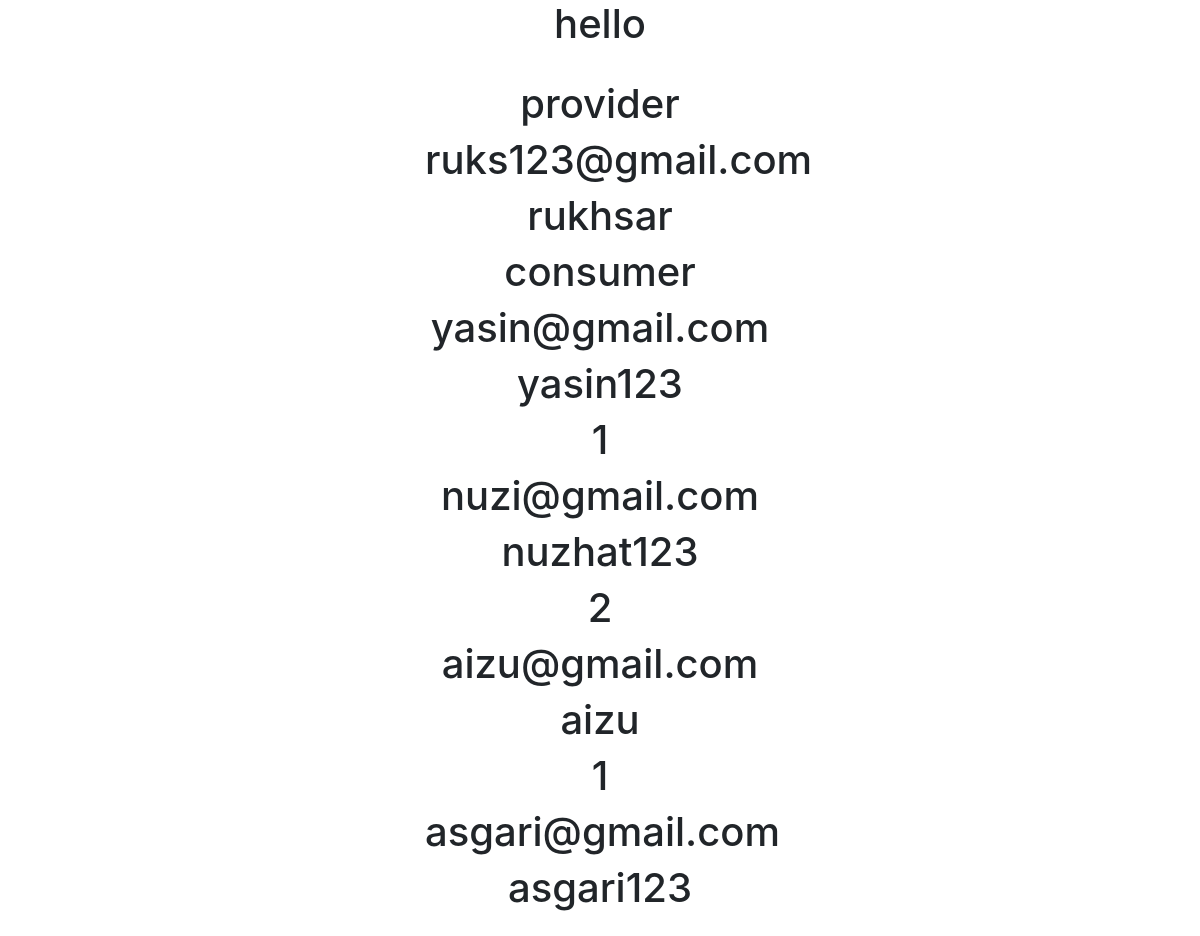
The page /ECP/list/ on the database as committed earlier.
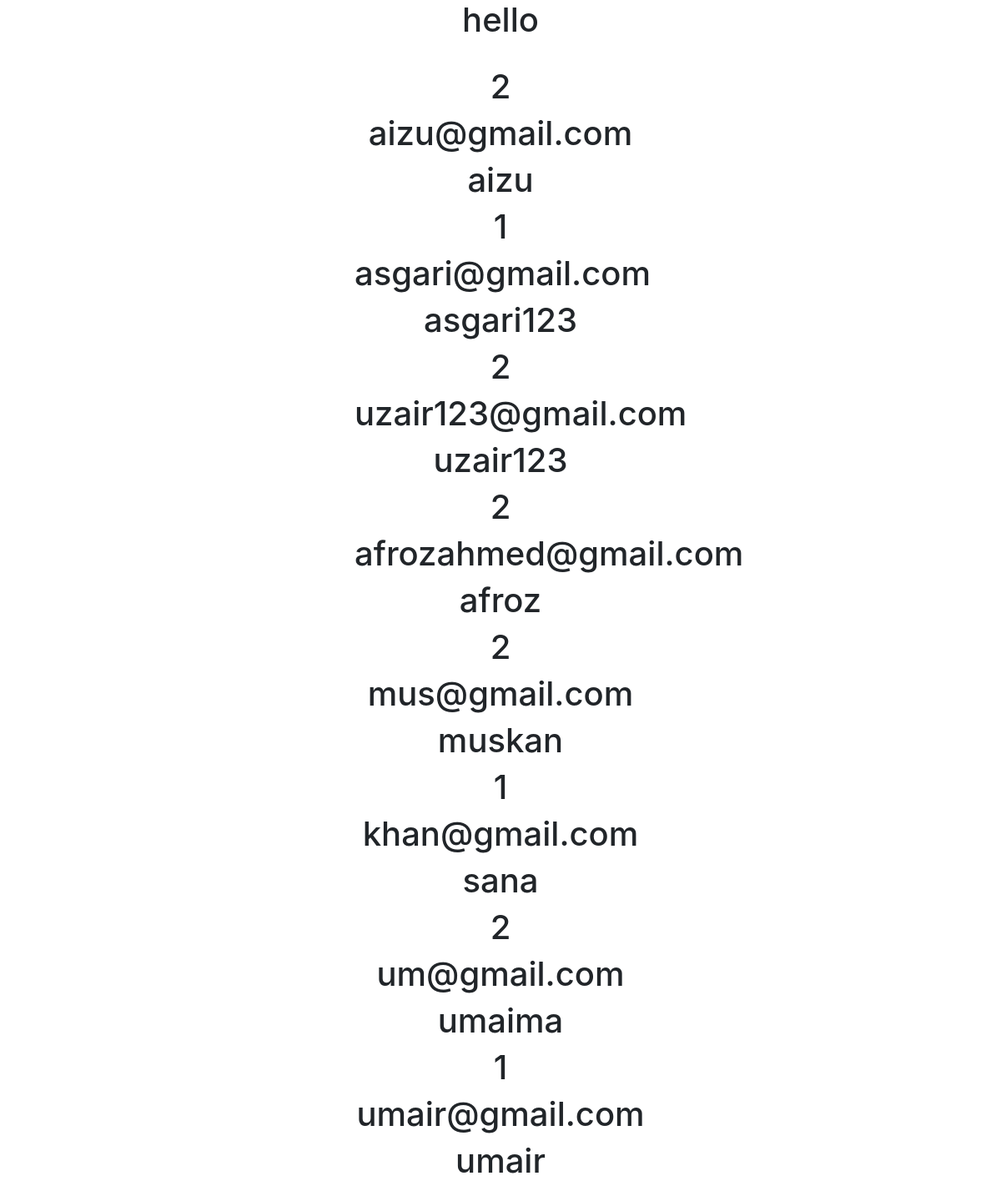
The same page on the database as committed later.
### ECP/models.py (models this page shows)
class Signup(models.Model):
    user_choices=(
        ('2','CONSUMER'),
         ('1','PROVIDER'),
         )
    user=models.CharField(max_length=240,choices=user_choices,default='1')
    first_name=models.CharField(max_length=250)
    second_name=models.CharField(max_length=250)
    email=models.EmailField(max_length=140,unique=True)
    password=models.CharField(max_length=250)
    def __str__(self):
        return self.first_name

### ECP/views.py (the view)
# urls.py: path('list/',views.list_view ,name='list'),
def list_view(request):
    qs=Signup.objects.all()
    print("object_list :",qs)
    template_name='ECP/list.html'
    context={'object_list':qs}
    return render(request,template_name,context)

### ECP/templates/ECP/list.html
{% extends "ECP/base.html" %}
{% block content %}
<div class="col">
    <h1>hello</h1><br>
 {% for object in object_list%}
   <h1>{{object.user}}</h1>
   <h1>{{object.email}}</h1>
   <h1>{{object.password}}</h1>
 {% endfor %}
</div>
{% endblock %}

### ECP/templates/ECP/base.html (shortened to what this page needs)
<!DOCTYPE html>
<html lang="en">
  <head>
    {% load static %}
    <link
      rel="stylesheet"
      href="https://stackpath.bootstrapcdn.com/bootstrap/4.5.0/css/bootstrap.min.css"
    />
  </head>
  <body>
    <div class="text-center">
    <div class="form-group">
      <div class="row">
        <div class="col-4 mx-auto">
          {% block content %} replace the value {% endblock %}
        </div>
      </div>
    </div>
    </div>
  </body>
</html>

Rows that differ between the two databases and show on the page:
removed Signup: user "provider", email "ruks123@gmail.com", password "rukhsar"
removed Signup: user "consumer", email "yasin@gmail.com", password "yasin123"
removed Signup: user "1", email "nuzi@gmail.com", password "nuzhat123"
added Signup: user "2", email "uzair123@gmail.com", password "uzair123"
added Signup: user "2", email "afrozahmed@gmail.com", password "afroz"
added Signup: user "2", email "mus@gmail.com", password "muskan"
added Signup: user "1", email "khan@gmail.com", password "sana"
added Signup: user "2", email "um@gmail.com", password "umaima"
added Signup: user "1", email "umair@gmail.com", password "umair"
